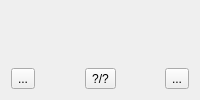
                 <widget class="QWidget" name="tab_app_screenshots">
                  <attribute name="icon">
                   <iconset resource="SoftwareManager.qrc">
                    <normaloff>:/icons/xdg_desktop.png</normaloff>:/icons/xdg_desktop.png</iconset>
                  </attribute>
                  <attribute name="title">
                   <string>ScreenShots</string>
                  </attribute>
                  <layout class="QVBoxLayout" name="verticalLayout_26">
                   <item>
                    <widget class="QLabel" name="label_app_screenshot">
                     <property name="sizePolicy">
                      <sizepolicy hsizetype="Expanding" vsizetype="Expanding">
                       <horstretch>0</horstretch>
                       <verstretch>0</verstretch>
                      </sizepolicy>
                     </property>
                     <property name="text">
                      <string notr="true"/>
                     </property>
                     <property name="alignment">
                      <set>Qt::AlignCenter</set>
                     </property>
                    </widget>
                   </item>
                   <item>
                    <layout class="QHBoxLayout" name="horizontalLayout_9">
                     <item>
                      <widget class="QToolButton" name="tool_app_prevScreen">
                       <property name="text">
                        <string>...</string>
                       </property>
                       <property name="icon">
                        <iconset resource="SoftwareManager.qrc">
                         <normaloff>:/icons/go-previous.png</normaloff>:/icons/go-previous.png</iconset>
                       </property>
                       <property name="autoRaise">
                        <bool>false</bool>
                       </property>
                      </widget>
                     </item>
                     <item>
                      <spacer name="horizontalSpacer_9">
                       <property name="orientation">
                        <enum>Qt::Horizontal</enum>
                       </property>
                       <property name="sizeHint" stdset="0">
                        <size>
                         <width>40</width>
                         <height>20</height>
                        </size>
                       </property>
                      </spacer>
                     </item>
                     <item>
                      <widget class="QToolButton" name="tool_app_cScreen">
                       <property name="toolTip">
                        <string>View Full Size</string>
                       </property>
                       <property name="text">
                        <string notr="true">?/?</string>
                       </property>
                       <property name="icon">
                        <iconset resource="SoftwareManager.qrc">
                         <normaloff>:/icons/default-graphical.png</normaloff>:/icons/default-graphical.png</iconset>
                       </property>
                       <property name="toolButtonStyle">
                        <enum>Qt::ToolButtonTextBesideIcon</enum>
                       </property>
                      </widget>
                     </item>
                     <item>
                      <spacer name="horizontalSpacer_10">
                       <property name="orientation">
                        <enum>Qt::Horizontal</enum>
                       </property>
                       <property name="sizeHint" stdset="0">
                        <size>
                         <width>40</width>
                         <height>20</height>
                        </size>
                       </property>
                      </spacer>
                     </item>
                     <item>
                      <widget class="QToolButton" name="tool_app_nextScreen">
                       <property name="text">
                        <string>...</string>
                       </property>
                       <property name="icon">
                        <iconset resource="SoftwareManager.qrc">
                         <normaloff>:/icons/go-next.png</normaloff>:/icons/go-next.png</iconset>
                       </property>
                      </widget>
                     </item>
                    </layout>
                   </item>
                  </layout>
                 </widget>
